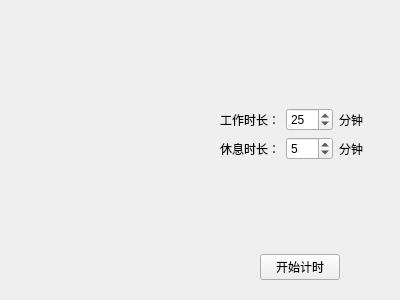
<?xml version="1.0" encoding="UTF-8"?>
<ui version="4.0">
 <class>StartTomato</class>
 <widget class="QWidget" name="StartTomato">
  <property name="geometry">
   <rect>
    <x>0</x>
    <y>0</y>
    <width>400</width>
    <height>300</height>
   </rect>
  </property>
  <property name="windowTitle">
   <string>Form</string>
  </property>
  <layout class="QHBoxLayout" name="horizontalLayout">
   <item>
    <widget class="QWidget" name="widget" native="true">
     <layout class="QGridLayout" name="gridLayout">
      <item row="0" column="0">
       <spacer name="verticalSpacer_3">
        <property name="orientation">
         <enum>Qt::Vertical</enum>
        </property>
        <property name="sizeHint" stdset="0">
         <size>
          <width>20</width>
          <height>40</height>
         </size>
        </property>
       </spacer>
      </item>
      <item row="1" column="0">
       <widget class="QLabel" name="label">
        <property name="sizePolicy">
         <sizepolicy hsizetype="Minimum" vsizetype="Minimum">
          <horstretch>1</horstretch>
          <verstretch>1</verstretch>
         </sizepolicy>
        </property>
        <property name="minimumSize">
         <size>
          <width>150</width>
          <height>150</height>
         </size>
        </property>
        <property name="maximumSize">
         <size>
          <width>150</width>
          <height>150</height>
         </size>
        </property>
        <property name="text">
         <string/>
        </property>
        <property name="pixmap">
         <pixmap resource="resources.qrc">:/res/tomato.png</pixmap>
        </property>
        <property name="scaledContents">
         <bool>true</bool>
        </property>
       </widget>
      </item>
      <item row="2" column="0">
       <spacer name="verticalSpacer_4">
        <property name="orientation">
         <enum>Qt::Vertical</enum>
        </property>
        <property name="sizeHint" stdset="0">
         <size>
          <width>20</width>
          <height>40</height>
         </size>
        </property>
       </spacer>
      </item>
     </layout>
    </widget>
   </item>
   <item>
    <widget class="QWidget" name="widget_2" native="true">
     <layout class="QGridLayout" name="gridLayout_2">
      <item row="0" column="1">
       <spacer name="verticalSpacer">
        <property name="orientation">
         <enum>Qt::Vertical</enum>
        </property>
        <property name="sizeHint" stdset="0">
         <size>
          <width>20</width>
          <height>40</height>
         </size>
        </property>
       </spacer>
      </item>
      <item row="1" column="1">
       <widget class="QSpinBox" name="work_time">
        <property name="minimum">
         <number>1</number>
        </property>
        <property name="maximum">
         <number>999</number>
        </property>
        <property name="value">
         <number>25</number>
        </property>
       </widget>
      </item>
      <item row="1" column="0">
       <widget class="QLabel" name="label_2">
        <property name="text">
         <string>工作时长：</string>
        </property>
       </widget>
      </item>
      <item row="3" column="1">
       <spacer name="verticalSpacer_2">
        <property name="orientation">
         <enum>Qt::Vertical</enum>
        </property>
        <property name="sizeHint" stdset="0">
         <size>
          <width>20</width>
          <height>40</height>
         </size>
        </property>
       </spacer>
      </item>
      <item row="7" column="0" colspan="3">
       <layout class="QHBoxLayout" name="horizontalLayout_2">
        <item>
         <spacer name="horizontalSpacer">
          <property name="orientation">
           <enum>Qt::Horizontal</enum>
          </property>
          <property name="sizeHint" stdset="0">
           <size>
            <width>40</width>
            <height>20</height>
           </size>
          </property>
         </spacer>
        </item>
        <item>
         <widget class="QPushButton" name="start_btn">
          <property name="text">
           <string>开始计时</string>
          </property>
         </widget>
        </item>
        <item>
         <spacer name="horizontalSpacer_2">
          <property name="orientation">
           <enum>Qt::Horizontal</enum>
          </property>
          <property name="sizeHint" stdset="0">
           <size>
            <width>40</width>
            <height>20</height>
           </size>
          </property>
         </spacer>
        </item>
       </layout>
      </item>
      <item row="2" column="2">
       <widget class="QLabel" name="label_5">
        <property name="text">
         <string>分钟</string>
        </property>
       </widget>
      </item>
      <item row="1" column="2">
       <widget class="QLabel" name="label_3">
        <property name="text">
         <string>分钟</string>
        </property>
       </widget>
      </item>
      <item row="2" column="1">
       <widget class="QSpinBox" name="rest_time">
        <property name="minimum">
         <number>1</number>
        </property>
        <property name="value">
         <number>5</number>
        </property>
       </widget>
      </item>
      <item row="2" column="0">
       <widget class="QLabel" name="label_4">
        <property name="text">
         <string>休息时长：</string>
        </property>
       </widget>
      </item>
     </layout>
    </widget>
   </item>
  </layout>
 </widget>
 <resources>
  <include location="resources.qrc"/>
 </resources>
 <connections/>
</ui>
